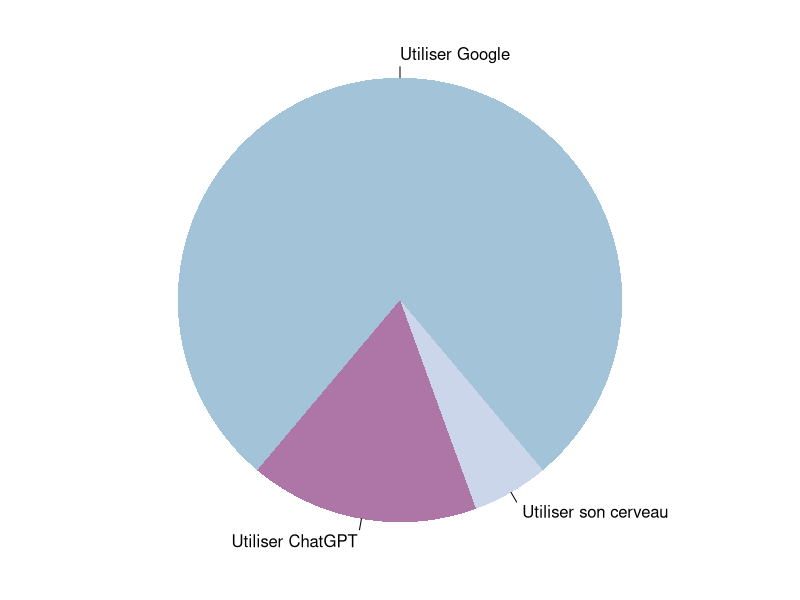

Recreate this plot in R.
## ---- chunk 1
par(mar = c(0, 1, 0, 1))
pie(
  c(280, 60, 20),
  c('Utiliser Google', 'Utiliser ChatGPT', 'Utiliser son cerveau'),
  col = c('#A3C3D9', '#AE76A6', '#CCD6EB'),
  init.angle = -50, border = NA
)
